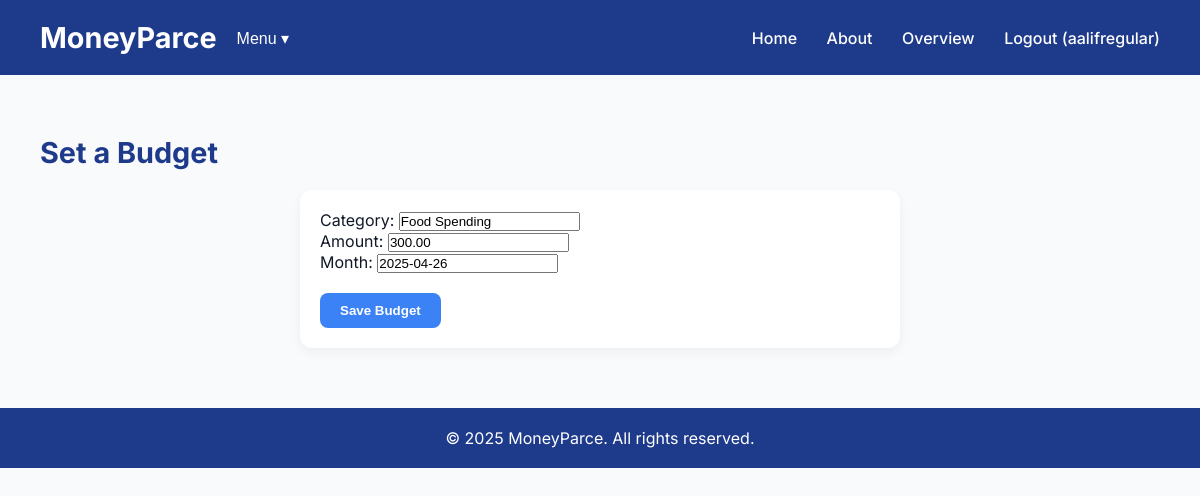
Page /finance/edit-budget/1/ (signed in) on the committed database.
### finance/models.py (models this page shows, shortened)
class Budget(models.Model):
    user = models.ForeignKey(User, on_delete=models.CASCADE)
    category = models.CharField(max_length=100)
    amount = models.DecimalField(max_digits=10, decimal_places=2)
    month = models.DateField()

### finance/views.py (the view)
# urls.py: path('edit-budget/<int:budget_id>/', views.edit_budget, name='edit_budget'),
@login_required
def edit_budget(request, budget_id):
    budget = get_object_or_404(Budget, id=budget_id, user=request.user)
    if request.method == 'POST':
        form = BudgetForm(request.POST, instance=budget)
        if form.is_valid():
            form.save()
            return redirect('budget_list')
    else:
        form = BudgetForm(instance=budget)
    return render(request, 'finance/set_budget.html', {'form': form})

### finance/forms.py
class BudgetForm(forms.ModelForm):
    class Meta:
        model = Budget
        fields = ['category', 'amount', 'month']

### finance/templates/finance/set_budget.html (shortened to what this page needs)
{% extends "base.html" %}
{% block content %}
<h2 style="font-size: 1.8rem; color: var(--primary-color); margin-bottom: 20px;">Set a Budget</h2>
<form method="post" style="background-color: white; padding: 20px; border-radius: 12px; box-shadow: 0 4px 12px rgba(0,0,0,0.05); max-width: 600px; margin: 0 auto;">
    {{ form.as_p }}
    <button type="submit" style="margin-top: 20px; background: var(--accent-color); color: white; padding: 10px 20px; border: none; border-radius: 8px; font-weight: 600; cursor: pointer;">Save Budget</button>
</form>
{% endblock %}

### moneyparce/templates/base.html (shortened to what this page needs)
<!DOCTYPE html>
<html lang="en">
<head>
</head>
<body>
<header>
    <div style="display: flex; align-items: center;">
        <h1 style="margin-right: 20px;">MoneyParce</h1>
        {% if user.is_authenticated %}
        <div style="position: relative;">
            <button onclick="toggleDropdown()" style="background: none; border: none; color: white; font-weight: 500; cursor: pointer; font-size: 1rem;">
                Menu ▾
            </button>
        </div>
        {% endif %}
    </div>
    <nav>
        <a href="/">Home</a>
        <a href="/about/">About</a>
        <a href="{% url 'finance_dashboard' %}">Overview</a>
        {% if user.is_authenticated %}
        <a class="nav-link" href="{% url 'accounts.logout' %}">Logout ({{ user.username }})</a>
        {% else %}
        <a class="nav-link" href="{% url 'accounts.login' %}">Login</a>
        <a class="nav-link" href="{% url 'accounts.signup' %}">Sign Up</a>
        {% endif %}
    </nav>
</header>
<main>
    {% block content %}
    {% endblock %}
</main>
<footer>
    &copy; 2025 MoneyParce. All rights reserved.
</footer>
</body>
</html>

### moneyparce/templates/base.html (style rules this page uses)
:root { --primary-color: #1e3a8a; --accent-color: #3b82f6; --background-color: #f9fafb; --text-color: #111827; }
* { margin: 0; padding: 0; box-sizing: border-box; }
body { font-family: 'Inter', sans-serif; background-color: var(--background-color); color: var(--text-color); }
header { background-color: var(--primary-color); color: white; padding: 20px 40px; display: flex; justify-content: space-between; align-items: center; }
header h1 { font-size: 1.8rem; }
nav a { color: white; margin-left: 25px; text-decoration: none; font-weight: 500; transition: opacity 0.3s ease; }
main { padding: 60px 40px; max-width: 1200px; margin: 0 auto; }
footer { text-align: center; padding: 20px; background-color: var(--primary-color); color: white; }

### rows in the picture
Budget: category "Food Spending", amount "300.00", month "2025-04-26"

### other values in the picture
{{ user.username }} "aalifregular"
